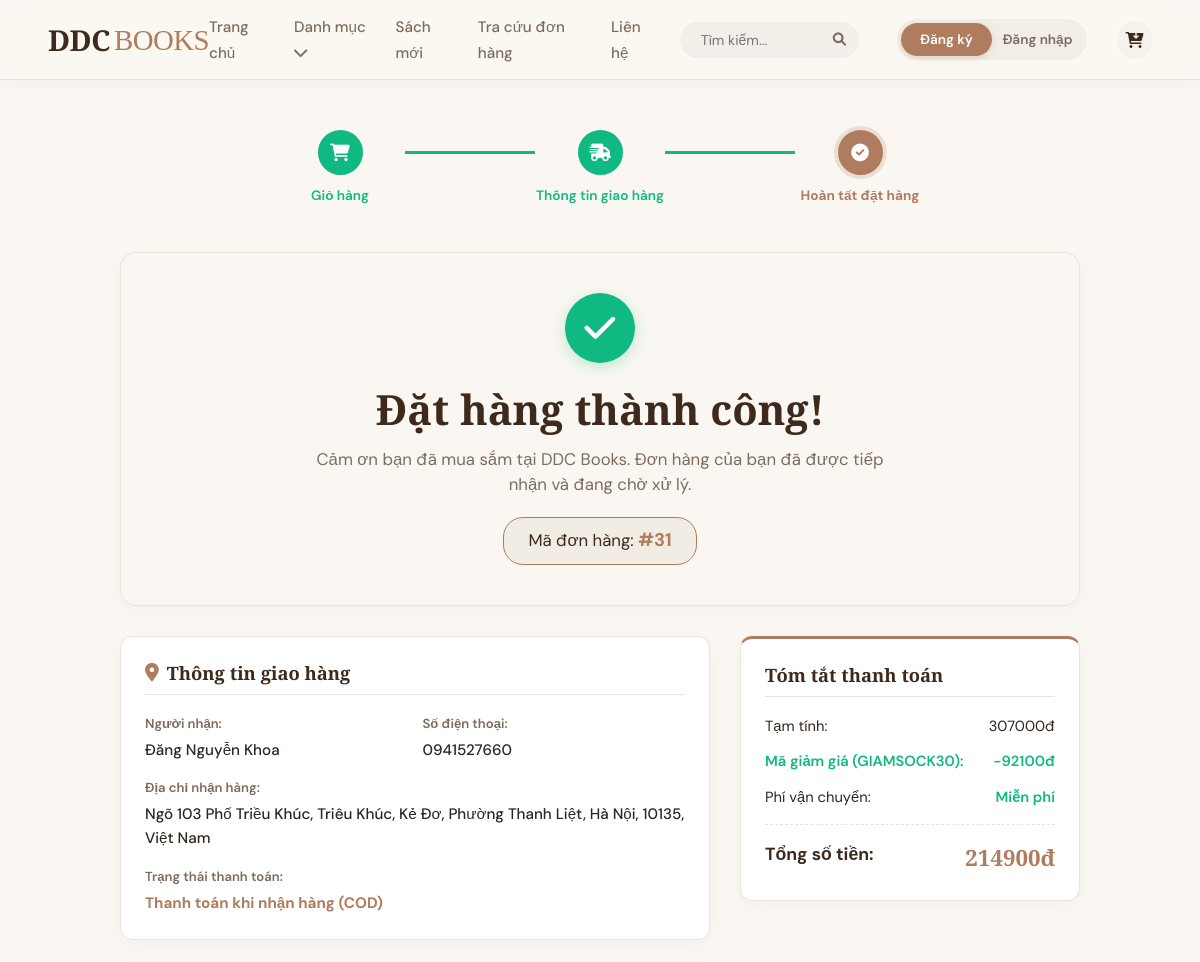
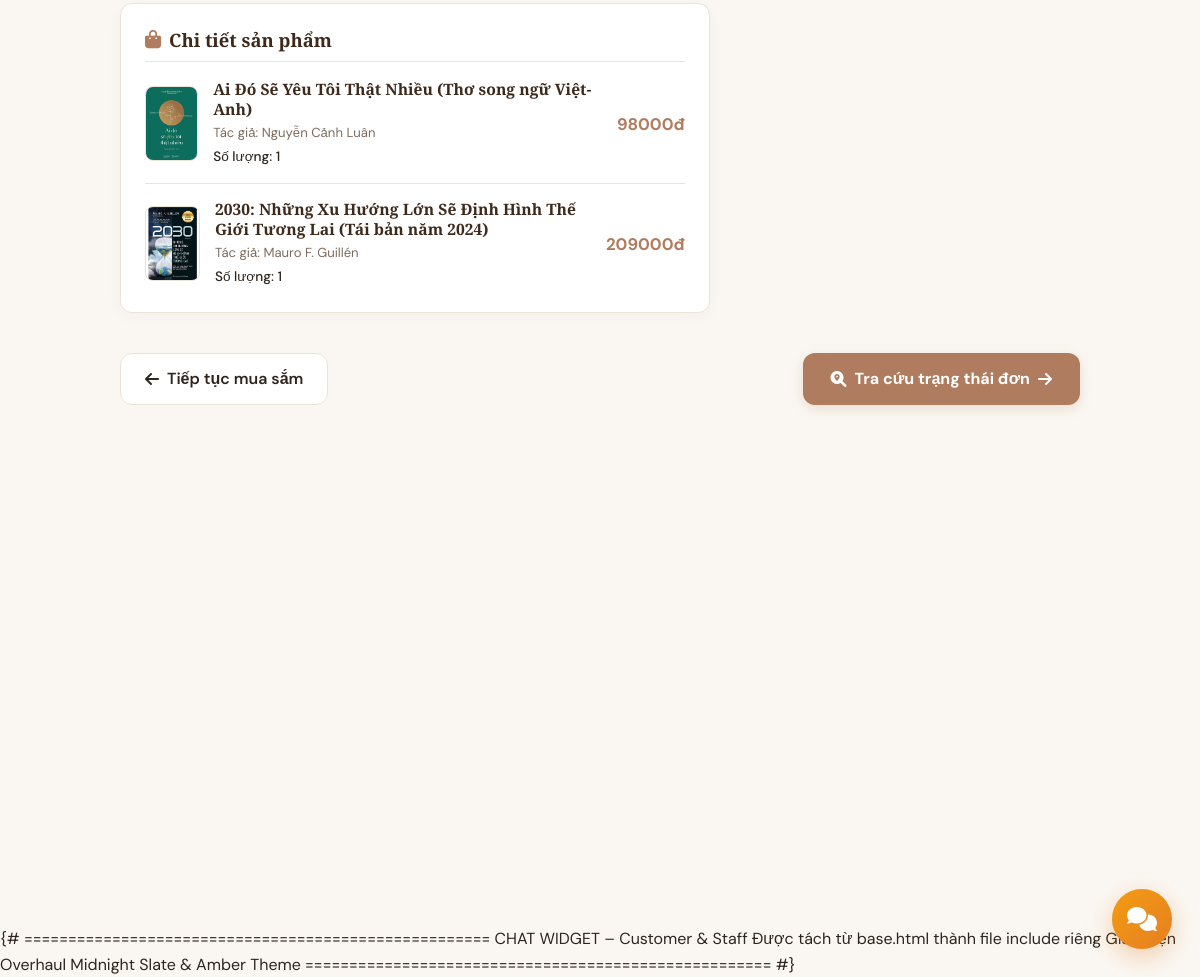
The page /order-success/31/ on the database its author committed (2 pictures, top to bottom).
### app/models.py (models this page shows, shortened)
class Order(models.Model):
    STATUS_CHOICES = (
        ('Pending',    'Chờ xử lý'),
        ('Confirmed',  'Đã xác nhận'),
        ('Shipped',    'Đang giao'),
        ('Received',   'Đã nhận hàng'),
        ('Cancelled',  'Đã hủy'),
    )
    user            = models.ForeignKey(User, on_delete=models.SET_NULL, null=True, blank=True)
    full_name       = models.CharField(max_length=255)
    phone           = models.CharField(max_length=20)
    address         = models.TextField()
    total_price     = models.DecimalField(max_digits=12, decimal_places=0)
    created_at      = models.DateTimeField(auto_now_add=True)
    status          = models.CharField(max_length=20, choices=STATUS_CHOICES, default='Pending')
    shipping_unit   = models.CharField(max_length=50, blank=True, null=True)
    coupon          = models.ForeignKey('Coupon', null=True, blank=True, on_delete=models.SET_NULL,
                                        related_name='orders', verbose_name='Mã giảm giá')
    discount_amount = models.DecimalField(max_digits=12, decimal_places=0, default=0,
                                          verbose_name='Số tiền giảm')

class OrderItem(models.Model):
    order = models.ForeignKey(Order, related_name='items', on_delete=models.CASCADE)
    book = models.ForeignKey(Book, on_delete=models.CASCADE)
    quantity = models.IntegerField(default=1)
    price = models.DecimalField(max_digits=12, decimal_places=0)

class Book(models.Model):
    title = models.CharField(max_length=200)
    author = models.CharField(max_length=100)
    price = models.DecimalField(max_digits=10, decimal_places=0)
    category = models.ForeignKey(Category, on_delete=models.SET_NULL, null=True, related_name='books')
    stock = models.IntegerField(default=0)
    release_date = models.DateField(default=timezone.now)
    wishlist = models.ManyToManyField(User, related_name="favorite_books", blank=True)
    description = models.TextField(blank=True, null=True)
    image = models.ImageField(upload_to='books/', blank=True, null=True)
    sold_count = models.IntegerField(default=0)

class Coupon(models.Model):
    code             = models.CharField(max_length=20, unique=True, verbose_name='Mã coupon')
    discount_percent = models.IntegerField(default=10, verbose_name='Giảm (%)')
    valid_until      = models.DateField(verbose_name='Hết hạn')
    max_uses         = models.IntegerField(default=100, verbose_name='Số lần dùng tối đa')
    used_count       = models.IntegerField(default=0, verbose_name='Đã dùng')
    is_active        = models.BooleanField(default=True, verbose_name='Đang hoạt động')
    class Meta:
        verbose_name = 'Mã giảm giá'
        verbose_name_plural = 'Mã giảm giá'

### app/views/orders.py (the view)
# urls.py: path('order-success/<int:order_id>/',   views.order_success,       name='order_success'),
def order_success(request, order_id):
    order = get_object_or_404(Order, id=order_id)
    return render(request, 'app/order_success.html', {
        'order': order,
        'order_items': order.items.all(),
    })

### app/context_processors.py (called while the page is built)
def categories_processor(request):
    return {
        'categories': Category.objects.all()
    }

### app/templates/app/order_success.html (shortened to what this page needs)
{% extends 'app/base.html' %}
{% block content %}
<div class="container order-success-page-container">
    <div class="checkout-progress-container">
        <div class="progress-step done">
            <div class="step-icon"><i class="fas fa-shopping-cart"></i></div>
            <div class="step-label">Giỏ hàng</div>
        </div>
        <div class="progress-line done"></div>
        <div class="progress-step done">
            <div class="step-icon"><i class="fas fa-shipping-fast"></i></div>
            <div class="step-label">Thông tin giao hàng</div>
        </div>
        <div class="progress-line done"></div>
        <div class="progress-step active">
            <div class="step-icon"><i class="fas fa-check-circle"></i></div>
            <div class="step-label">Hoàn tất đặt hàng</div>
        </div>
    </div>
    <div class="success-header-card">
        <div class="success-badge-icon">
            <i class="fas fa-check"></i>
        </div>
        <h1 class="success-title">Đặt hàng thành công!</h1>
        <p class="success-subtitle">Cảm ơn bạn đã mua sắm tại DDC Books. Đơn hàng của bạn đã được tiếp nhận và đang chờ xử lý.</p>
        <div class="order-id-badge">
            Mã đơn hàng: <strong id="success-order-id">#{{ order.id }}</strong>
        </div>
    </div>
    <div class="success-layout">
        <div class="success-main-content">
            <div class="success-section-card">
                <h3 class="section-title"><i class="fas fa-map-marker-alt"></i> Thông tin giao hàng</h3>
                <div class="info-grid">
                    <div class="info-item">
                        <span class="info-label">Người nhận:</span>
                        <span class="info-value">{{ order.full_name }}</span>
                    </div>
                    <div class="info-item">
                        <span class="info-label">Số điện thoại:</span>
                        <span class="info-value">{{ order.phone }}</span>
                    </div>
                    <div class="info-item full-width">
                        <span class="info-label">Địa chỉ nhận hàng:</span>
                        <span class="info-value">{{ order.address }}</span>
                    </div>
                    <div class="info-item">
                        <span class="info-label">Trạng thái thanh toán:</span>
                        <span class="info-value text-highlight">Thanh toán khi nhận hàng (COD)</span>
                    </div>
                </div>
            </div>
            <div class="success-section-card">
                <h3 class="section-title"><i class="fas fa-shopping-bag"></i> Chi tiết sản phẩm</h3>
                <div class="success-item-list">
                    {% for item in order_items %}
                    <div class="success-item-row">
                        <div class="success-item-book-info">
                            {% if item.book.image %}
                                <img src="{{ item.book.image.url }}" class="success-item-img" alt="{{ item.book.title }}">
                            {% else %}
                                <div class="success-item-placeholder"><i class="fas fa-book"></i></div>
                            {% endif %}
                            <div>
                                <h4 class="success-item-title">{{ item.book.title }}</h4>
                                <p class="success-item-author">Tác giả: {{ item.book.author }}</p>
                                <p class="success-item-qty">Số lượng: {{ item.quantity }}</p>
                            </div>
                        </div>
                        <div class="success-item-price">
                            {{ item.price|floatformat:0 }}đ
                        </div>
                    </div>
                    {% endfor %}
                </div>
            </div>
        </div>
        <div class="success-sidebar">
            <div class="success-section-card summary-card">
                <h3 class="section-title">Tóm tắt thanh toán</h3>
                <div class="summary-row">
                    <span>Tạm tính:</span>
                    <span>
                        {% if order.coupon %}
                            {{ order.total_price|add:order.discount_amount|floatformat:0 }}đ
                        {% else %}
                            {{ order.total_price|floatformat:0 }}đ
                        {% endif %}
                    </span>
                </div>
                {% if order.coupon %}
                <div class="summary-row discount-row">
                    <span>Mã giảm giá ({{ order.coupon.code }}):</span>
                    <span>-{{ order.discount_amount|floatformat:0 }}đ</span>
                </div>
                {% endif %}
                <div class="summary-row shipping-row">
                    <span>Phí vận chuyển:</span>
                    <span class="free-shipping">Miễn phí</span>
                </div>
                <div class="summary-total-row">
                    <span>Tổng số tiền:</span>
                    <span class="total-price">{{ order.total_price|floatformat:0 }}đ</span>
                </div>
            </div>
        </div>
    </div>
    <div class="success-actions-bar">
        <a href="{% url 'home' %}" class="btn-secondary-custom">
            <i class="fas fa-arrow-left"></i> Tiếp tục mua sắm
        </a>
        <a href="{% url 'track_order_guest' %}?order_id={{ order.id }}&phone={{ order.phone }}" class="btn-primary-custom">
            <i class="fas fa-search-location"></i> Tra cứu trạng thái đơn <i class="fas fa-arrow-right"></i>
        </a>
    </div>
</div>
{% endblock %}

### app/static/app/css/chat.css (style rules this page uses)
:root { --bg-slate-900-glass: rgba(15, 23, 42, 0.93); --bg-slate-800: rgba(30, 41, 59, 0.85); --bg-slate-800-solid: #1e293b; --bg-slate-950: #090d16; --color-primary-amber: #e67e22; --color-primary-amber-light: #f39c12; --color-ai-cyan: #06b6d4; --color-ai-blue: #3b82f6; --border-glowing: rgba(255, 255, 255, 0.08); --border-radius-panel: 24px; --border-radius-card: 16px; --text-light-slate: #f8fafc; --text-muted-slate: #94a3b8; --text-dark: #0f172a; }

### rows shown on the page
Order: id "31", full_name "Đăng Nguyễn Khoa", phone "0941527660", address "Ngõ 103 Phố Triều Khúc, Triêu Khúc, Kẻ Đơ, Phường Thanh Liệt, Hà Nội, 10135, Việt Nam", total_price|add "307000", coupon.code "GIAMSOCK30", discount_amount "92100", total_price "214900"
OrderItem: book.image (picture), book "Ai Đó Sẽ Yêu Tôi Thật Nhiều (Thơ song ngữ Việt-Anh)", book.author "Nguyễn Cảnh Luân", quantity "1", price "98000"
OrderItem: book.image (picture), book "2030: Những Xu Hướng Lớn Sẽ Định Hình Thế Giới Tương Lai (Tái bản năm 2024)", book.author "Mauro F. Guillén", quantity "1", price "209000"
